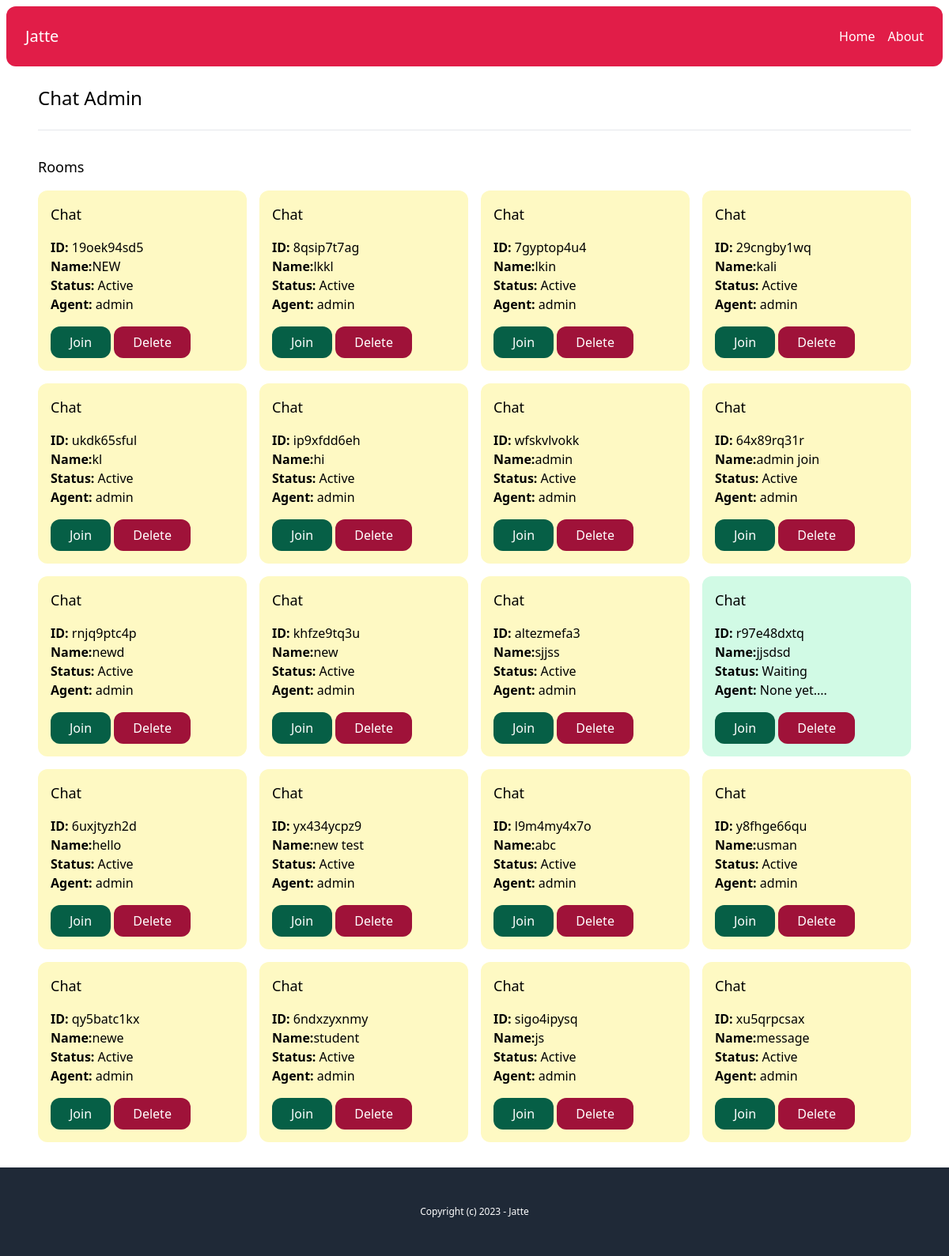
The app's page /chat-admin/ with its own data.
### chat/models.py (models this page shows, shortened)
class Room(models.Model):
    WAITING = 'waiting'
    ACTIVE = 'active'
    CLOSED = 'closed'
    STATUS_CHOICES = (
        (WAITING, 'Waiting'),
        (ACTIVE, 'Active'),
        (CLOSED, 'Closed'),
    )
    uuid = models.CharField(max_length=255)
    client = models.CharField(max_length=255)
    agent = models.ForeignKey(User, related_name='rooms', blank=True, null=True, on_delete=models.SET_NULL)
    messages = models.ManyToManyField(Message)
    url = models.CharField(max_length=255, blank=True, null=True )
    status = models.CharField(max_length=20, choices=STATUS_CHOICES, default=WAITING)
    created_at = models.DateTimeField(auto_now_add=True)
    class Meta:
        ordering = ('-created_at',)

### account/models.py (models this page shows)
class User(AbstractBaseUser, PermissionsMixin):
    AGENT = 'agent'
    MANAGER = 'manager'
    ROLES_CHOICES = (
        (AGENT, 'Agent'),
        (MANAGER, 'Manager'),
    )
    id = models.UUIDField(primary_key=True, default=uuid.uuid4, editable=False)
    email = models.EmailField(unique=True)
    name = models.CharField(max_length=255, blank=True, default='')
    role = models.CharField(max_length=20, choices=ROLES_CHOICES, default=AGENT)
    is_active = models.BooleanField(default=True)
    is_staff = models.BooleanField(default=False)
    date_joined = models.DateTimeField(default=timezone.now)
    last_login = models.DateTimeField(blank=True, null=True)
    objects = CustomUserManager()
    USERNAME_FIELD = 'email'
    EMAIL_FIELD = 'email'
    REQUIRED_FIELDS = ['name']

### chat/views.py (the view)
# urls.py: path('chat-admin/', views.admin,name="admin"),
def admin(request):
    rooms = Room.objects.all()
    users = User.objects.filter(is_staff=True)
    return render(request, 'chat/admin.html',{
        'rooms': rooms,
        'users': users
    })

### chat/templates/chat/admin.html (shortened to what this page needs)
{% extends 'core/base.html' %}
{% block content %}
<h1 class="text-2xl">Chat Admin</h1>
<hr class="my-6">
<div class="mt-8">
    <h2 class="mb-4 text-lg">Rooms</h2>
    {% include "chat/partials/room_list.html" %}
</div>
{% endblock %}

### chat/templates/chat/partials/room_list.html
<div class="grid grid-cols-4 gap-4">
    {% for room in rooms %}
    <div
        class="p-4 rounded-xl {% if room.status == 'waiting' %}bg-emerald-100{% elif room.status == 'active' %}bg-yellow-100{% else %}bg-gray-100{% endif %}">
        <h3 class="mb-4 text-lg">Chat</h3>
        <p>
            <b>ID:</b> {{room.uuid}} <br>
            <b>Name:</b>{{ room.client }} <br>
            <b>Status:</b> {{ room.get_status_display }} <br>
            <b>Agent:</b> {% firstof room.agent.name 'None yet....' %}
        </p>
        <a href="{% url 'chat:room' room.uuid %}" class="mt-4 inline-block py-2 px-6 bg-emerald-800 text-white rounded-xl">Join</a>
    <a href="{% url 'chat:delete_room' room.uuid %}" class="mt-4 inline-block py-2 px-6 bg-rose-800 text-white rounded-xl">Delete</a>
    </div>
    {% endfor %}
</div>

### records on screen
Room: uuid "19oek94sd5", client "NEW", status "Active", agent.name "admin"
Room: uuid "8qsip7t7ag", client "lkkl", status "Active", agent.name "admin"
Room: uuid "7gyptop4u4", client "lkin", status "Active", agent.name "admin"
Room: uuid "29cngby1wq", client "kali", status "Active", agent.name "admin"
Room: uuid "ukdk65sful", client "kl", status "Active", agent.name "admin"
Room: uuid "ip9xfdd6eh", client "hi", status "Active", agent.name "admin"
Room: uuid "wfskvlvokk", client "admin", status "Active", agent.name "admin"
Room: uuid "64x89rq31r", client "admin join", status "Active", agent.name "admin"
Room: uuid "rnjq9ptc4p", client "newd", status "Active", agent.name "admin"
Room: uuid "khfze9tq3u", client "new", status "Active", agent.name "admin"
Room: uuid "altezmefa3", client "sjjss", status "Active", agent.name "admin"
Room: uuid "r97e48dxtq", client "jjsdsd", status "Waiting", agent "None yet...."
Room: uuid "6uxjtyzh2d", client "hello", status "Active", agent.name "admin"
Room: uuid "yx434ycpz9", client "new test", status "Active", agent.name "admin"
Room: uuid "l9m4my4x7o", client "abc", status "Active", agent.name "admin"
Room: uuid "y8fhge66qu", client "usman", status "Active", agent.name "admin"
Room: uuid "qy5batc1kx", client "newe", status "Active", agent.name "admin"
Room: uuid "6ndxzyxnmy", client "student", status "Active", agent.name "admin"
Room: uuid "sigo4ipysq", client "js", status "Active", agent.name "admin"
Room: uuid "xu5qrpcsax", client "message", status "Active", agent.name "admin"
